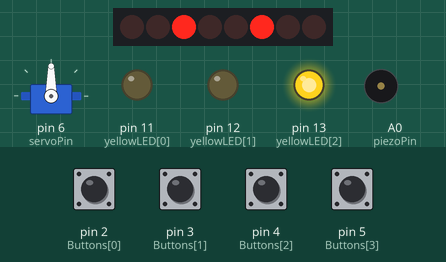
This sketch was run on a simulated Arduino Uno, built with avr-gcc and run on an emulated ATmega328P. On the bench: 8 shift-register outputs drawn as a row of LEDs (first output left, lit = HIGH), servo, output pins drawn as LEDs (lit = HIGH), buzzer (waves = sounding). Wiring (inferred from the names in the program): shift register (74HC595): data pin 9; shift clock pin 7; latch pin 8. Wiring (inferred from the signals the program sends): row of LEDs: on Q0, Q1, Q2, Q3, Q4, Q5, Q6, Q7. Inputs (shaded band) come from the test bench; at power-on: pin 2 (Buttons[0]), pin 3 (Buttons[1]), pin 4 (Buttons[2]), pin 5 (Buttons[3]) HIGH. Random numbers use the default seed unless the sketch sets one; pins used as bus, display or sensor lines are not drawn; what the sketch prints to the serial monitor is not drawn.

Above: at 3.4 s.
3.5 s: pin 2 (Buttons[0]) pulled LOW for 0.15 s
At 4.8 s:
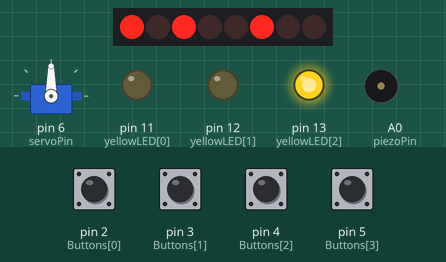
At 6.51 s:
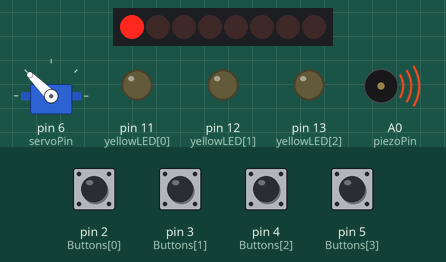
6.6 s: pin 5 (Buttons[3]) pulled LOW for 0.15 s
9.7 s: pin 3 (Buttons[1]) pulled LOW for 0.15 s
12.8 s: pin 5 (Buttons[3]) pulled LOW for 1 s
16.8 s: pin 5 (Buttons[3]) pulled LOW for 0.15 s
At 19.66 s:
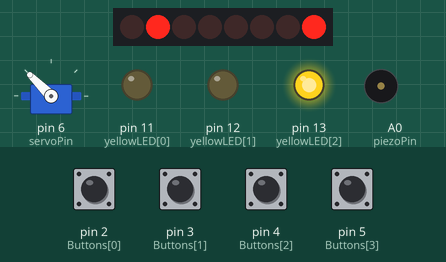
19.9 s: pin 3 (Buttons[1]) pulled LOW for 1 s
At 27.0 s:
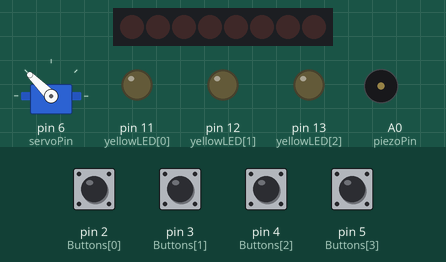
Timing chart, 0 to 27.2 s (numbered marks = the images above; inputs shaded):
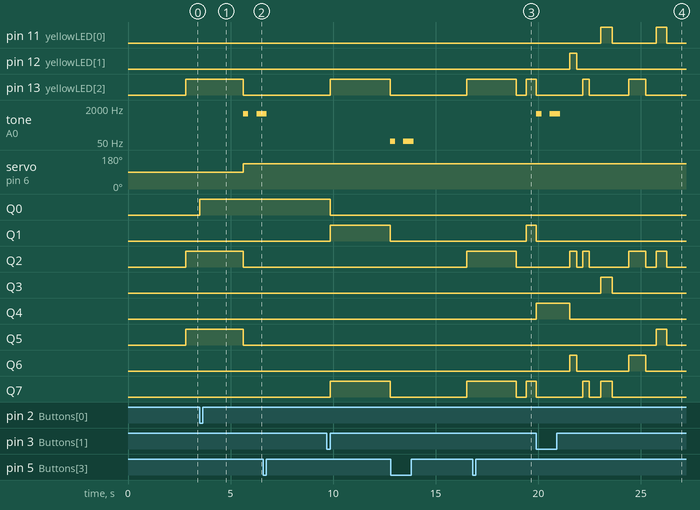

The sketch:

group71_wackamole.ino
```cpp
#include <Servo.h> //Servo Library
// Library to attach any pin with attachInterrupt; credit: brainy-bits; link: https://www.brainy-bits.com/make-any-arduino-pin-an-interrupt-pin/
#include "PinChangeInt.h" //library so that there can be more than 2 attachInterrupts

#define NOTE_A1 55
#define NOTE_C6 1047
#define NOTE_D5  587
#define NOTE_E5  659
#define NOTE_F5  698
#define NOTE_G5  784
#define NOTE_A5  880
#define NOTE_AS5 932
#define NOTE_B5  988
#define NOTE_C6  1047
#define NOTE_D6  1175
#define NOTE_DS6 1245
#define NOTE_E6  1319
#define NOTE_F6  1397
#define NOTE_FS6 1480
#define NOTE_G6  1568
#define NOTE_GS6 1661
#define NOTE_A6  176
#define NOTE_B6  1976

Servo servo; //initialising a servo object

//melodies and durations for sound
int miss_melody[] = {NOTE_A1, 0 , NOTE_A1};

int hit_melody[] = {NOTE_C6, 0 , NOTE_C6};

int noteDurations[] = {4,4,2};

//Zelda Ending Theme project; credit: Akram S0LTAN1 ; link: https://www.instructables.com/id/8bit-Songs-Using-Arduino-Zelda-Ending-Theme/
int win_melody[] = {
  NOTE_G6, NOTE_G5, NOTE_C6, NOTE_E6,
  NOTE_DS6, NOTE_G5, NOTE_B6, NOTE_B5,
  NOTE_A6, NOTE_C6, NOTE_E6,  NOTE_A6,
  NOTE_G6, NOTE_C6, NOTE_D6, NOTE_E6,

  NOTE_A6, NOTE_C6, NOTE_F6, NOTE_A6,
  NOTE_GS6, NOTE_C6, NOTE_D6, NOTE_F6,
  NOTE_E6, NOTE_G5, NOTE_C6, NOTE_E6,
  NOTE_D6, NOTE_A5, NOTE_B5, NOTE_D6,

};

int winningNoteDurations[] = {
  3, 3, 3, 3,
  3, 3, 3, 3,
  3, 3, 3, 3,
  3, 3, 3, 3,

  3, 3, 3, 3,
  3, 3, 3, 3,
  3, 3, 3, 3,
  3, 3, 3, 3,

  };

//non-user specific components
int piezoPin = A0;
int Buttons[] = {2,3,4,5}; //2 = player 1; 3 = player 2; 4 = player 3; 5 = change difficulty
int servoPin = 6;
//shift register - player 1 and 2
int clockPin = 7;
int latchPin = 8;
int dataPin = 9;
//player3
int blueP3LED = 10; //the blue LED for player 3
int yellowLED[] = {11,12,13};

//initialising variables
byte leds = 0;    // Variable to hold the pattern of which LEDs are currently turned on or off
int difficulty=0;
int delayTime;
//by default the difficulty is easy or 0
int extraDelayTime=3000;
int defaultDelayTime=1000;
int randRedLED;
int randGreenLED;
int randYellowLED;
int p1_score;
int p2_score;
int p3_score;


bool hit;
bool miss;
bool p1_repeatInput;
bool p2_repeatInput;
bool p3_repeatInput;
/*
 * setup() - this function runs once when you turn your Arduino on
 * We initialize the serial connection with the computer
 */
void setup()
{
  // Set all the pins of 74HC595 as OUTPUT
  pinMode(latchPin, OUTPUT);
  pinMode(dataPin, OUTPUT);
  pinMode(clockPin, OUTPUT);
  Serial.begin(9600);
  servo.attach(servoPin); //servo
  pinMode(piezoPin, OUTPUT); //piezo

  //interrupts
  attachInterrupt(0, player1, FALLING); //player 1 button
  attachInterrupt(1, player2, FALLING); //player 2 button
  attachPinChangeInterrupt(Buttons[2],player3,FALLING); //player 3 button
  attachPinChangeInterrupt(Buttons[3], change_difficulty,FALLING); //change difficulty button

  for (int i=0;i<4;i++){
    //Buttons
    pinMode(Buttons[i],INPUT);
    //yellow LED
    if (i<3){
      pinMode(yellowLED[i],OUTPUT);
    }
  }
}

/*
 * loop() - this function runs over and over again
 */
void loop()
{
  /*  _     _____ ____  ____
     | |   | ____|  _ \/ ___|
     | |   |  _| | | | \___ \
     | |___| |___| |_| |___) |
     |_____|_____|____/|____/

  */
  if (p1_score<10&&p2_score<10&&p3_score<10){
    Serial.print("\np1_score: ");
    Serial.print(p1_score);
    Serial.print("\np2_score: ");
    Serial.print(p2_score);
    Serial.print("\np3_score: ");
    Serial.print(p3_score);
    //servo.write(30);
    delayTime = defaultDelayTime + random(extraDelayTime);
    delay(delayTime);
    //servo.write(90);
    //turns off all LEDS
    leds = 0;
    updateShiftRegister();
    randRedLED = random(4, 7); // select a random red LED
    randGreenLED = random(3); // select a random green LED
    randYellowLED = random(3); // select a random yellow LED
    bitSet(leds, randRedLED); //turn on a random red LED on
    bitSet(leds, randGreenLED); //turn on a random red LED on
    digitalWrite(yellowLED[randYellowLED], HIGH);  //turn on a random yellow LED on
    updateShiftRegister();
    delay(delayTime);

    bitClear(leds, randRedLED); //turn off the random red LED
    bitClear(leds, randGreenLED); //turn off the random green LED
    updateShiftRegister();
    digitalWrite(yellowLED[randYellowLED], LOW);  //turn off the random yellow LED
    digitalWrite(blueP3LED, LOW);
    /*
       ____  _____ ______     _____
      / ___|| ____|  _ \ \   / / _ \
      \___ \|  _| | |_) \ \ / / | | |
       ___) | |___|  _ < \ V /| |_| |
      |____/|_____|_| \_\ \_/  \___/

     */
    if ((p1_score>p2_score)&&(p1_score>p3_score)){
      //point towards player 1 button
      servo.write(135);
    }
    if ((p2_score>p1_score)&&(p2_score>p3_score)){
      //point towards player 2 button
      servo.write(90);
    }
    if ((p3_score>p2_score)&&(p3_score>p1_score)){
      //point towards player 3 button
      servo.write(45);
    }


  }


  //if any of the player's score reach 10
  else{
    //red, green and blue for both player 1 and 2, LEDs
    for(int i=0;i<8;i++){
      bitSet(leds,i);
      updateShiftRegister();
      delay(100);
      bitClear(leds,i);
      updateShiftRegister();
    }
    //yellow LEDs
    for (int i=0;i<3;i++){
      digitalWrite(yellowLED[i],HIGH);
      delay(100);
      digitalWrite(yellowLED[i],LOW);
    }
    //blue player 3 LED
    digitalWrite(blueP3LED,HIGH);
    delay(100);
    digitalWrite(blueP3LED,LOW);
    //play the winning tune
    playWon();
  }

  if (miss == true){
    playMiss();
  }

  if (hit == true){
    playHit();
  }

  p1_repeatInput = false;
  p2_repeatInput = false;
  p3_repeatInput = false;
  hit = false;
  miss = false;


}


void playMiss(){

  // iterate over the notes of the melody:
  for (int thisNote = 0; thisNote < 3; thisNote++) {

    // to calculate the note duration, take one second divided by the note type.
    //e.g. quarter note = 1000 / 4, eighth note = 1000/8, etc.
    int noteDuration = 1000 / noteDurations[thisNote];
    tone(piezoPin, miss_melody[thisNote], noteDuration);

    // to distinguish the notes, set a minimum time between them.
    // the note's duration + 30% seems to work well:
    int pauseBetweenNotes = noteDuration * 1.30;
    delay(pauseBetweenNotes);
    // stop the tone playing:
    noTone(piezoPin);
  }
}


void playHit(){

  // iterate over the notes of the melody:
  for (int thisNote = 0; thisNote < 3; thisNote++) {

    // to calculate the note duration, take one second divided by the note type.
    //e.g. quarter note = 1000 / 4, eighth note = 1000/8, etc.
    int noteDuration = 1000 / noteDurations[thisNote];
    tone(piezoPin, hit_melody[thisNote], noteDuration);

    // to distinguish the notes, set a minimum time between them.
    // the note's duration + 30% seems to work well:
    int pauseBetweenNotes = noteDuration * 1.30;
    delay(pauseBetweenNotes);
    // stop the tone playing:
    noTone(piezoPin);
  }
}

void playWon() {
    for (int thisNote = 0; thisNote < 32; thisNote++) {

      // to calculate the note duration, take one second
      // divided by the note type.
      //e.g. quarter note = 1000 / 4, eighth note = 1000/8, etc.
      int noteDuration = 1000 / winningNoteDurations[thisNote];

      tone(piezoPin, win_melody[thisNote], noteDuration);

      // to distinguish the notes, set a minimum time between them.
      // the note's duration + 30% seems to work well:
      int pauseBetweenNotes = noteDuration * 1.30;
      delay(pauseBetweenNotes);

      // stop the tone playing:
      noTone(piezoPin);
      }
}


void player1(){
  if (!p1_repeatInput){
  //checks all red LEDs to see if any are on when the button is pressed
    for (int i=4; i<7;i++){
      if (bitRead(leds,i)==1){
        delay(300);
        //turn the blue LED on
        bitSet(leds,7);
        Serial.print("player 1 scored");
        p1_score ++;
        p1_repeatInput = true;
        updateShiftRegister();
        hit = true;
      }
    }
   //if user missed
   if ((bitRead(leds,4)==0) && (bitRead(leds,5)==0) && (bitRead(leds,4)==0 )){
    miss = true;
   }
  }
  else{
    miss = true;
  }
}


void player2(){
  if (!p2_repeatInput){
  //checks all green LEDs to see if any are on when the button is pressed
    for (int i=0; i<3;i++){
      if (bitRead(leds,i)==1){
        delay(300);
        //turn the blue LED on
        Serial.print("player 2 scored");
        bitSet(leds,3);
        updateShiftRegister();
        p2_score++;
        p2_repeatInput = true;
        hit = true;
      }
    }
    //if user missed
    if ((bitRead(leds,0)==0) && (bitRead(leds,1)==0) && (bitRead(leds,2)==0 )){
       miss = true;
   }
  }
  else{
    miss=true;
  }
}


void player3(){
  if (!p3_repeatInput){
    for (int i=0; i<3; i++){
      if (digitalRead(yellowLED[i])==HIGH){
        digitalWrite(blueP3LED, HIGH);
        p3_score++;
        delay(300);
        p3_repeatInput = true;
        hit = true;
      }
    }
    //if user missed
   if ((digitalRead(yellowLED[0])==LOW) && (digitalRead(yellowLED[1])==LOW) && (digitalRead(yellowLED[2])==LOW)){
    miss = true;
   }
  }
  else{
    miss=true;
  }
}


void change_difficulty(){

  if (difficulty == 0){
    Serial.print("normie\n");
    defaultDelayTime = 1000;
    extraDelayTime = 3000;
  }

  if (difficulty == 1){
    Serial.print("noob\n");
    defaultDelayTime = 500;
    extraDelayTime = 2000;

  }
  if (difficulty == 2){
    Serial.print("pro-gamer \n");
    defaultDelayTime = 0;
    extraDelayTime = 1000;
  }
  if (difficulty==0 || difficulty ==1){
    difficulty++;
    }
   else if(difficulty==2){
    difficulty = 0;
   }
  }


/*
 * updateShiftRegister() - This function sets the latchPin to low, then calls the Arduino function 'shiftOut' to shift out contents of variable 'leds' in the shift register before putting the 'latchPin' high again.
 */
void updateShiftRegister()
{
   digitalWrite(latchPin, LOW);
   shiftOut(dataPin, clockPin, LSBFIRST, leds);
   digitalWrite(latchPin, HIGH);
}
```

Measured:
- after the input at 3.5 s, tone on A0 (piezoPin): silent → 1047 Hz after 2.1 s, → silent 0.25 s later, → 1047 Hz 0.40 s later; servo on pin 6 (servoPin): 90° → 135° after 2.1 s
- after the input at 9.7 s, tone on A0 (piezoPin): silent → 55 Hz after 3.1 s
- after the input at 19.9 s, tone on A0 (piezoPin): silent → 1047 Hz at once, → silent 0.25 s later, → 1047 Hz 0.40 s later, → silent 0.50 s later
- by itself, pin 11 (yellowLED[0]): alternates HIGH for 0.54 s and LOW for 2.1 s
